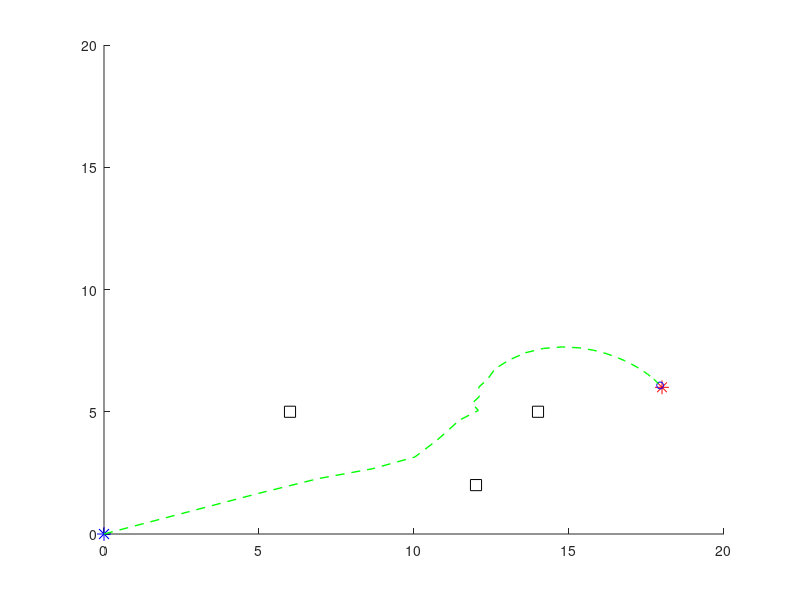

Reproduce this figure in MATLAB.
clear;clc
    % 参数设置
    start = [0, 0];   % 创建机器人起始位置
    goal = [18, 6];        % 目标位置
    k_att = 0.5;              % 引力增益参数
    k_rep = 50;             % 斥力增益参数
    d_safe = 4;             % 安全距离        
    
    
    % 创建障碍物
    %obstacles = [5,11.5;12.3,12;13,6.8];
    obstacles = [14,5;12,2;6,5];
    
    % 创建机器人起始位置
    robot = start;
    
    % 迭代次数和步长
    maxIterations = 1000;
    stepSize = 0.3;
    
    % 轨迹记录器
    trajectory = robot;
    
    % 迭代更新机器人位置
    for i = 1:maxIterations
        % 计算机器人受到的引力
        attForce = k_att * (goal - robot);
        
        % 计算机器人受到的斥力
        repForce = [0, 0];
        for j = 1:size(obstacles, 1)
            obstacle = obstacles(j, :);
            dist = norm(robot - obstacle);
            if dist < d_safe
                repForce = repForce + k_rep * (1 / dist - 1 / d_safe) * (robot - obstacle) / dist^3;
            end
        end
        
        % 更新机器人位置
        robot = robot + stepSize * (attForce + repForce);
        
        % 记录轨迹
        trajectory = [trajectory; robot];
        
        % 绘制机器人和障碍物
        clf;
        hold on;
        plot(start(1),start(2), 'b*', 'MarkerSize', 10);
        plot(goal(1), goal(2), 'r*', 'MarkerSize', 10);
        plot(robot(1), robot(2), 'bo', 'MarkerSize', 5);
        plot(obstacles(:, 1), obstacles(:, 2), 'ks', 'MarkerSize', 8);
        plot(trajectory(:, 1), trajectory(:, 2), 'g--', 'LineWidth', 1);
        xlim([0, 20]);
        ylim([0, 20]);
        drawnow;
        
        % 判断是否到达目标位置
        if norm(robot - goal) < 0.1
            disp('目标达到！');
            break;
        end
    end


